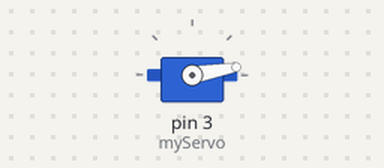
Recording of a program running on a simulated Arduino Uno, built with avr-gcc and run on an emulated ATmega328P. Shown: servo.

Above: at 0.05 s.
At 4.45 s:
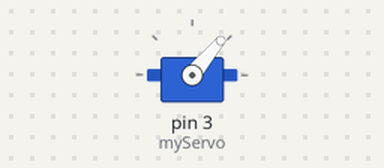
At 8.95 s:
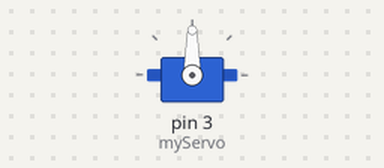
At 17.95 s:
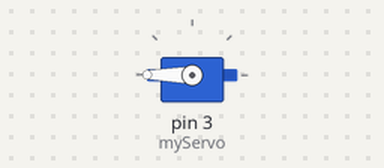
Timing chart, 0 to 23.4 s (numbered marks = the images above):
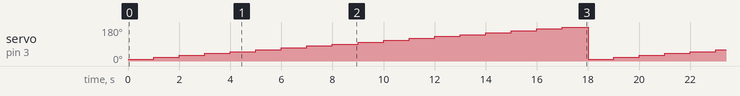

The program:

main.cpp
```cpp
#include <Arduino.h>
#include <Servo.h>

Servo myServo;

void setup() {
  myServo.attach(3);
  myServo.write(0);
}

void loop() {
  myServo.write(10);
  delay(1000);
  myServo.write(20);
  delay(1000);
  myServo.write(30);
  delay(1000);
  myServo.write(40);
  delay(1000);
  myServo.write(50);
  delay(1000);
  myServo.write(60);
  delay(1000);
  myServo.write(70);
  delay(1000);
  myServo.write(80);
  delay(1000);
  myServo.write(90);
  delay(1000);
  myServo.write(100);
  delay(1000);
  myServo.write(110);
  delay(1000);
  myServo.write(120);
  delay(1000);
  myServo.write(130);
  delay(1000);
  myServo.write(140);
  delay(1000);
  myServo.write(150);
  delay(1000);
  myServo.write(160);
  delay(1000);
  myServo.write(170);
  delay(1000);
  myServo.write(180);
  delay(1000);
}
```

Measured:
- by itself, servo on pin 3 (myServo): repeats every 18.0 s: 30° 1.0 s, 40° 1.0 s, 50° 1.0 s, 60° 1.0 s, 70° 1.0 s, 80° 1.0 s, 90° 1.0 s, 100° 1.0 s, 110° 1.0 s, 120° 1.0 s, 130° 1.0 s, 140° 1.0 s, 150° 1.0 s, 160° 1.0 s, 170° 1.0 s, 180° 1.0 s, 10° 1.0 s, 20° 1.0 s
